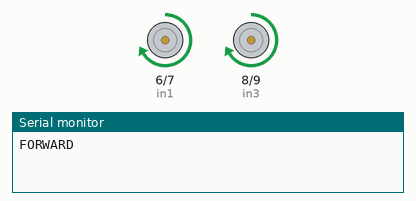
Simulated run of this sketch. Board: Arduino Uno, built with avr-gcc and run on an emulated ATmega328P. Shown: motor-driver pin pairs drawn as motors (green arrow = first pin HIGH = forward, orange = second pin HIGH = backward, longer = more drive, scaled by the enable pin), the last lines printed to the serial monitor.

Above: at 0.4 s.
At 1.42 s:
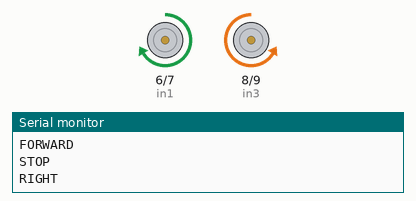
At 3.8 s:
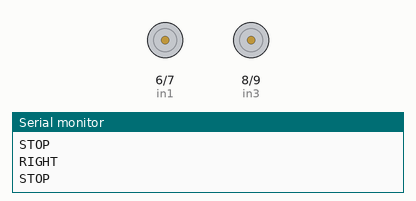
Timing chart, 0 to 4.7 s (numbered marks = the images above):
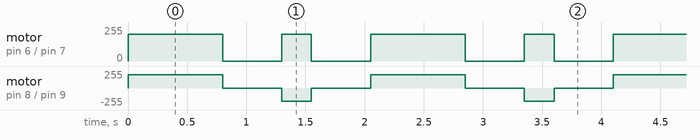

Measured:
- by itself, motor on pin 6 (in1) / pin 7 (in2): repeats every 2.1 s: stopped 0.50 s, forward 200/255 0.25 s, stopped 0.50 s, forward 200/255 0.80 s
- by itself, motor on pin 8 (in3) / pin 9 (in4): repeats every 2.1 s: stopped 0.50 s, backward 200/255 0.25 s, stopped 0.50 s, forward 200/255 0.80 s

The sketch:

racing.ino
```cpp
#define enA 5
#define enB 10
#define in1 6
#define in2 7
#define in3 8
#define in4 9

enum Direction {FORWARD = 0, LEFT, RIGHT, STOP};

void setup()
{
  Serial.begin(9600);

  pinMode(enA, OUTPUT);
  pinMode(in1, OUTPUT);
  pinMode(in2, OUTPUT);
  pinMode(in3, OUTPUT);
  pinMode(in4, OUTPUT);

  digitalWrite(in1, LOW);
  digitalWrite(in3, HIGH);
}
void loop()
{
    Serial.println("FORWARD");
    go(Direction::FORWARD);
    Serial.println("STOP");
    go(Direction::STOP);
    Serial.println("RIGHT");
    go(Direction::RIGHT);
    Serial.println("STOP");
    go(Direction::STOP);
}

void go(byte dt) {
  switch (dt) {
    case Direction::FORWARD:
      // Left Wheel
      digitalWrite(in1, HIGH);
      digitalWrite(in2, LOW);
      analogWrite(enA, 200);

      // Right Wheel
      digitalWrite(in3, HIGH);
      digitalWrite(in4, LOW);
      analogWrite(enB, 200);

      delay(800);

      break;
    case Direction::RIGHT:
      // Left Wheel
      digitalWrite(in1, HIGH);
      digitalWrite(in2, LOW);
      analogWrite(enA, 200);

      // Right Wheel
      digitalWrite(in3, LOW);
      digitalWrite(in4, HIGH);
      analogWrite(enB, 200);

      delay(250);

      break;
    case Direction::STOP:
      // Left Wheel
      digitalWrite(in1, LOW);
      digitalWrite(in2, LOW);

      // Right Wheel
      digitalWrite(in3, LOW);
      digitalWrite(in4, LOW);

      delay(500);

      break;
  }
}
```
